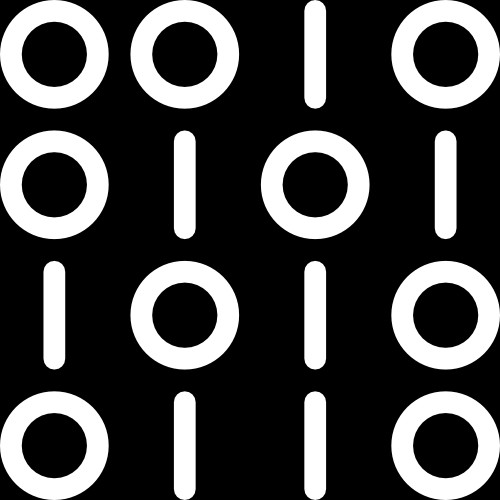
#> input picture Problem 01/binary500.jpg, 500 x 500 px
$ python problem_1.py
#> lines starting #> are read from the running program, lines starting #| are printed output that depends on the picture
__author__ = 'Suvojit Manna'

#Write a program to read a given binary image and convert it into its negative image.

import cv2
#from matplotlib import pyplot as plt
import numpy as np

image = cv2.imread("binary500.jpg")
#> image is the input picture: shape (500, 500, 3); min 0, max 255, mean 70.7
cv2.imshow("Input",image)
out_image = 255 - image
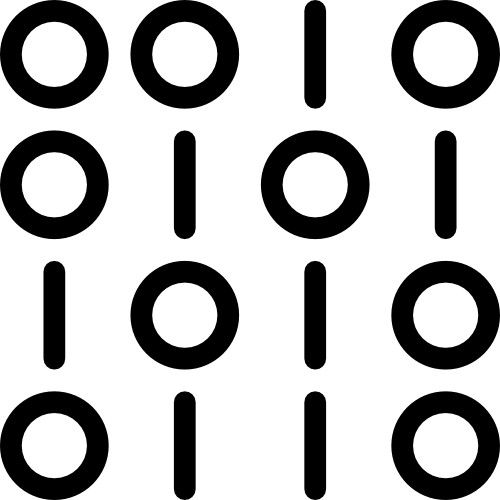
#> out_image: shape (500, 500, 3); min 0, max 255, mean 184.3
cv2.imshow("Output",out_image)
cv2.waitKey(0)
